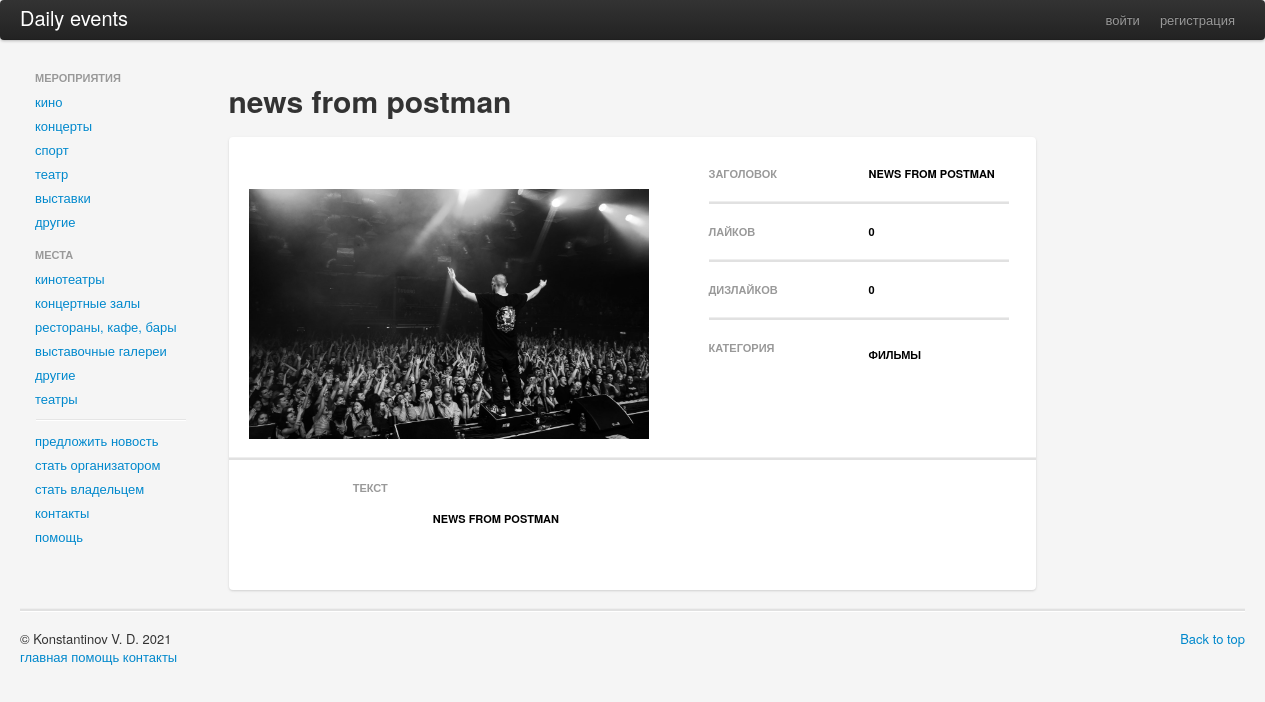
The app's page /news/news-from-postman/ with its own data.
### news/models.py (models this page shows, shortened)
class News(models.Model):
    author = models.ForeignKey(Account, related_name='news', on_delete=models.CASCADE,null=True)
    headline = models.CharField(max_length=200)
    slug = models.SlugField(max_length=200, blank=True)
    text = models.TextField()
    likes = models.IntegerField(null=True,default=0)
    dislikes = models.IntegerField(null=True,default=0)
    photo = models.ImageField(upload_to='photos/news/%Y/%m/%d', verbose_name='фото', blank=True, default='default/event_pic.jpg')
    created_at = models.DateTimeField(auto_now=True)
    updated_at = models.DateTimeField(auto_now_add=True)
    categories = (
        ('фильмы', 'фильмы'),
        ('театр', 'театр'),
        ('концерты', 'концерты'),
    )
    category = models.CharField(max_length=100,choices=categories)
    class Meta:
	    verbose_name = 'новость'
	    verbose_name_plural = 'новости'

### news/views.py (the view)
# urls.py: path('<str:item_slug>/',views.ViewNews.as_view(), name='view_news'),
class ViewNews(DetailView):
    model = News
    slug_url_kwarg = 'item_slug'
    template_name = 'news/view_news.html'
    context_object_name = 'news'

### news/templates/news/view_news.html (shortened to what this page needs)
{% extends 'base.html' %}
{%block content%}
<div class="row">
    <div style="margin-top: 3%;" class="span10 offset">
        <h1>{{news.headline}}</h1>
    </div>
  </div>
  <br>
  <div class="card">
    <div class="row">
      <div class="span4">
        <div class="container-fluid">
          <img  src="{{news.photo.url}}" class="event-pic" >
          </div>
      </div>
      <div class="span4 offset2">
        <div class="row">
          <div class="span2">
            <h6 style="margin-top: 20%;">заголовок</h6>
          </div>
          <div class="span2">
            <h6 style="margin-top: 20%; color:black" >{{news.headline}}</h6>
          </div>
        </div>
        <hr>
        <div class="row">
          <div class="span2">
            <h6>лайков</h6>
          </div>
          <div class="span2">
            <h6 style="color:black" >{{news.likes}}</h6>
          </div>
        </div>
        <hr>
        <div class="row">
          <div class="span2">
            <h6>дизлайков</h6>
          </div>
          <div class="span2">
            <h6 style="color:black" >{{news.dislikes}}</h6>
          </div>
        </div>
        <hr>
        <div class="row">
          <div class="span2">
            <h6>категория</h6>
          </div>
          <div class="span2">
            <h6 style="margin-bottom: 20%; margin-top: 5%; color:black" >{{news.category}}</h6>
          </div>
        </div>
      </div>
    </div>
    <hr>
    <div class="row">
        <div class="container" style="margin-left: 15%;">
        <div class="span1">
          <h6>текст</h6>
        </div>
        <div class="span8">
          <h6 style="margin-bottom: 10%; margin-top: 5%; color:black" >{{news.text}}</h6>
        </div>
      </div>
    </div>
  </div>
  {%endblock%}

### static/css/my.css (style rules this page uses)
body { background-color: rgb(245, 245, 245); }
hr { height: 2px; background-color: rgb(225, 225, 225) }
.event-pic { margin-top: 20%; width: 400px; height: 250px }
.card { box-shadow: 0 1px 3px 0 rgba(0,0,0,.1), 0 1px 2px 0 rgba(0,0,0,.06); }
.card { position: relative; display: flex; flex-direction: column; min-width: 0; word-wrap: break-word; background-color: #fff; background-clip: border-box; border: 0 solid rgba(0,0,0,.125); border-radius: .25rem; }

### records on screen
News: headline "news from postman", photo (picture), headline "NEWS FROM POSTMAN", likes "0", dislikes "0", category "ФИЛЬМЫ", text "NEWS FROM POSTMAN"
